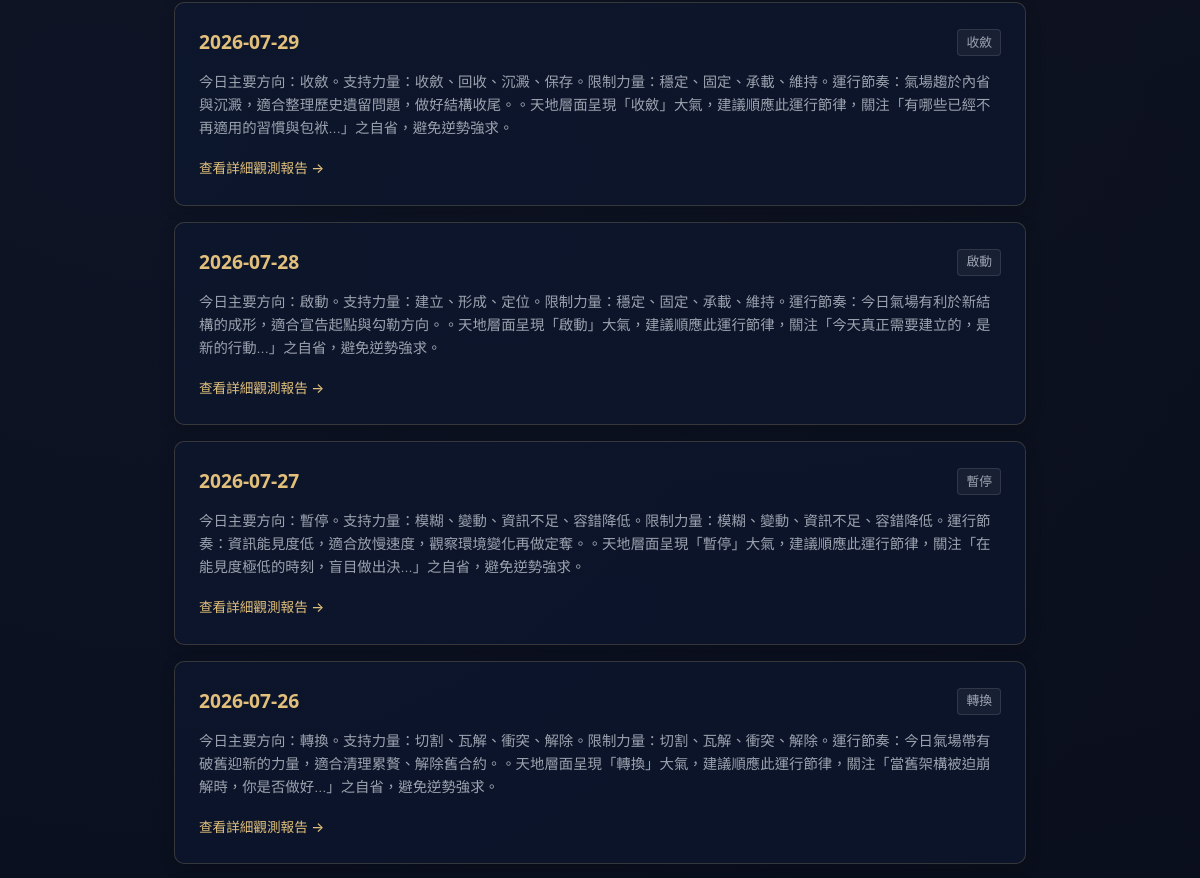
Page /archive (middle part) on the earlier database version.
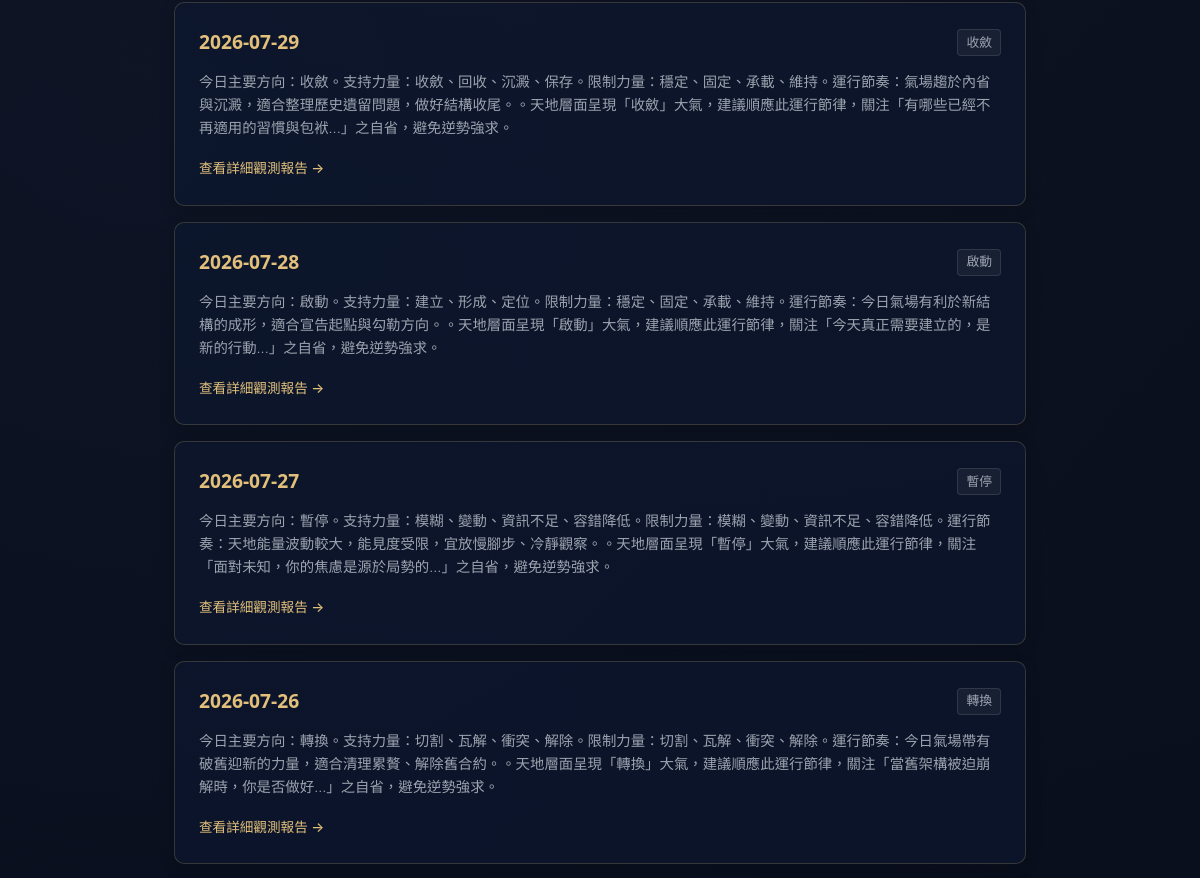
Same page on the later database version.
### tables this page shows
CREATE TABLE daily_states (
            id INTEGER PRIMARY KEY AUTOINCREMENT,
            date TEXT NOT NULL,
            timezone TEXT NOT NULL,
            city TEXT NOT NULL,
            raw_timing_data TEXT NOT NULL,
            semantic_vectors TEXT NOT NULL,
            primary_force TEXT NOT NULL,
            secondary_force TEXT NOT NULL,
            constraint_force TEXT NOT NULL,
            daily_rhythm TEXT NOT NULL,
            daily_summary TEXT NOT NULL,
            reflection_question TEXT NOT NULL,
            created_at TEXT NOT NULL,
            UNIQUE(date, timezone, city)
        );

### app.py (the view)
@app.get("/archive", response_class=HTMLResponse)
def read_archive(request: Request):
    states = get_all_daily_states()
    return templates.TemplateResponse(request=request, name="archive.html", context={"request": request, "states": states})

### templates/archive.html (shortened to what this page needs)
<!DOCTYPE html>
<html lang="zh-TW">
<head>
    <link rel="stylesheet" href="/static/style.css">
</head>
<body>
    <main class="container">
        <section class="archive-list-container">
            {% if states %}
                {% for st in states %}
                <div class="archive-item-card">
                    <div class="archive-date-row">
                        <span class="archive-date gold-text">{{ st.date }}</span>
                        <span class="archive-rhythm-badge">{{ st.daily_rhythm }}</span>
                    </div>
                    <p class="archive-summary">{{ st.daily_summary }}</p>
                    <a href="/date/{{ st.date }}" class="btn-text-gold">查看詳細觀測報告 →</a>
                </div>
                {% endfor %}
            {% else %}
                <div class="card empty-card">
                    <p>目前尚無歷史檔案記錄。請先在前台查詢或自動生成特定日期天時。</p>
                </div>
            {% endif %}
        </section>
    </main>
</body>
</html>

### static/style.css (style rules this page uses)
:root { --bg-dark: #050A18; --bg-card: rgba(13, 23, 49, 0.65); --gold: #E2C07C; --gold-hover: #D4AF37; --gold-border: rgba(226, 192, 124, 0.2); --gold-border-bright: rgba(226, 192, 124, 0.4); --text-primary: #F3F4F6; --text-secondary: #9CA3AF; --text-muted: #6B7280; --font-serif: 'STHeitiTC-Light', 'Microsoft JhengHei Light', 'PingFang TC', system-ui, -apple-system, sans-serif; --font-sans: 'STHeitiTC-Light', 'Microsoft JhengHei Light', 'PingFang TC', 'Inter', 'Outfit', system-ui, -apple-system, sans-serif; --green-accent: #34D399; --red-accent: #F87171; }
* { box-sizing: border-box; margin: 0; padding: 0; }
body { background-color: var(--bg-dark); background-image: radial-gradient(circle at 50% 0%, rgba(226, 192, 124, 0.05) 0%, transparent 70%), radial-gradient(circle at 10% 30%, rgba(13, 23, 49, 0.4) 0%, transparent 50%); color: var(--text-primary); font-family: var(--font-sans); font-weight: 300; line-height: 1.6; -webkit-font-smoothing: antialiased; padding-bottom: 2rem; }
.container { max-width: 900px; margin: 2rem auto; padding: 0 1.5rem; }
.gold-text { color: var(--gold); font-weight: 600; }
.archive-item-card { background: var(--bg-card); border: 1px solid var(--gold-border); border-radius: 10px; padding: 1.5rem; margin-bottom: 1rem; box-shadow: 0 4px 15px rgba(0, 0, 0, 0.2); transition: border-color 0.3s; }
.archive-date-row { display: flex; justify-content: space-between; align-items: center; margin-bottom: 0.75rem; }
.archive-date { font-family: var(--font-serif); font-size: 1.2rem; font-weight: 700; }
.archive-rhythm-badge { font-size: 0.8rem; background: rgba(255, 255, 255, 0.05); border: 1px solid rgba(255, 255, 255, 0.1); color: var(--text-secondary); padding: 0.15rem 0.5rem; border-radius: 4px; }
.archive-summary { font-size: 0.9rem; color: var(--text-secondary); margin-bottom: 1rem; line-height: 1.6; }
.btn-text-gold { color: var(--gold); text-decoration: none; font-size: 0.85rem; font-weight: 500; transition: color 0.3s; }

Differences in the rows shown:
removed daily_states: date "2026-07-27", daily_rhythm "暫停", daily_summary "今日主要方向：暫停。支持力量：模糊、變動、資訊不足、容錯降低。限制力量：模糊、變動、資訊不足、容錯降低。運行節奏：資訊能見度低，適合放慢速度，觀察環境變化再做定奪。。天地層面呈現「暫停」大氣，建議順應此運行節律，關注「在能見度極低的時刻，盲目做出決...」之自省，避免逆勢強求。"
added daily_states: date "2026-07-27", daily_rhythm "暫停", daily_summary "今日主要方向：暫停。支持力量：模糊、變動、資訊不足、容錯降低。限制力量：模糊、變動、資訊不足、容錯降低。運行節奏：天地能量波動較大，能見度受限，宜放慢腳步、冷靜觀察。。天地層面呈現「暫停」大氣，建議順應此運行節律，關注「面對未知，你的焦慮是源於局勢的...」之自省，避免逆勢強求。"
